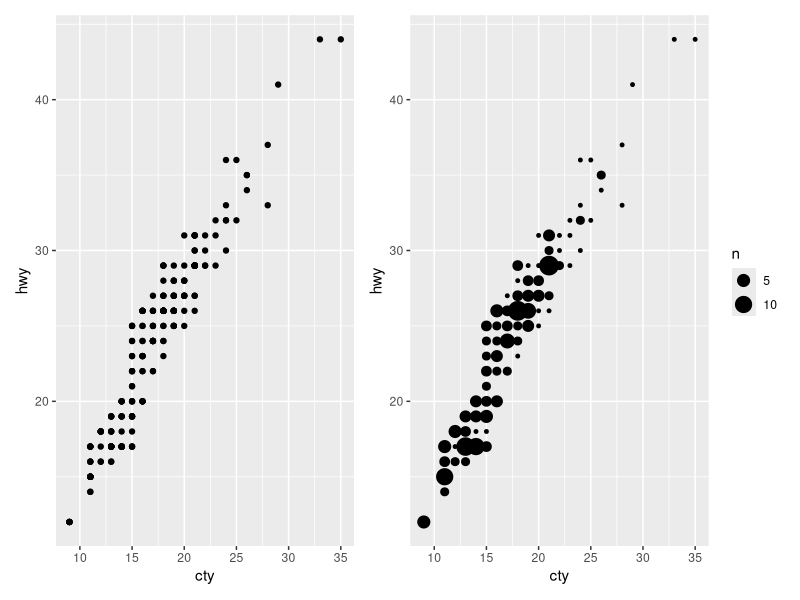
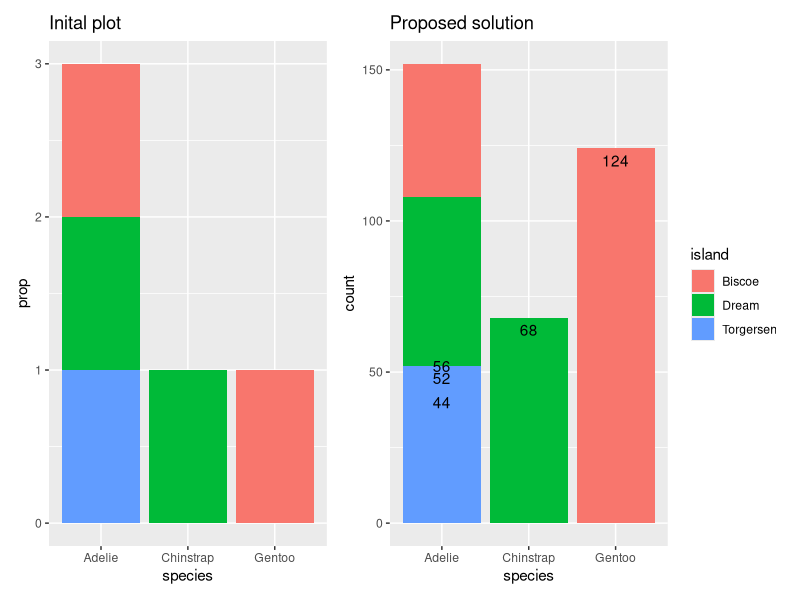
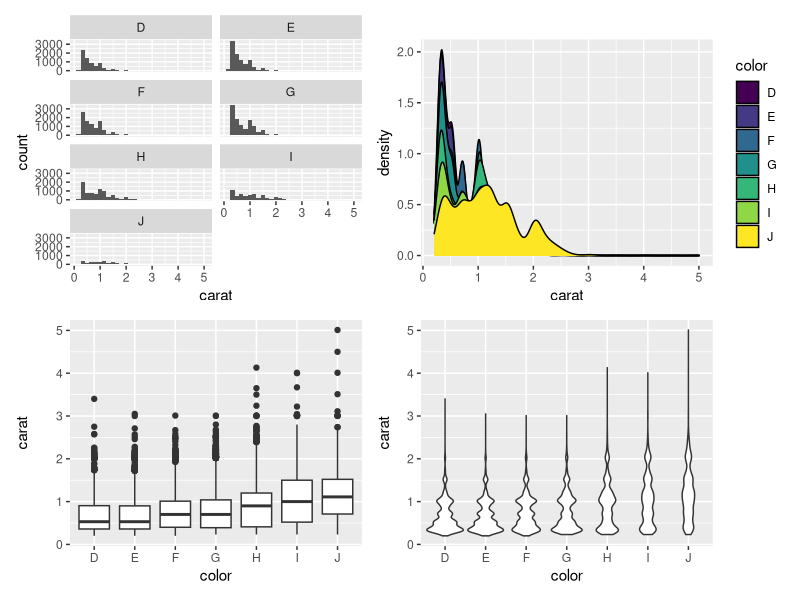

Write the R code that produced these figures, in order.
## ---- chunk 1
# Libraries needed
library(tidyverse)
library(patchwork)
library(palmerpenguins)

# global datasets and variables needed
mpg <- ggplot2::mpg
penguins <- palmerpenguins::penguins
## ---- chunk 2
# create both plots
plot1 <- ggplot(data = mpg, aes(x = cty, y = hwy)) + geom_point()
plot2 <- ggplot(data = mpg, aes(x = cty, y = hwy)) + geom_count()

# combine them with the `patchwork` library
plot1 + plot2
## ---- chunk 3
# inital plot
p1 <- ggplot(data = penguins, aes(fill = island, x = species)) + geom_bar(aes(y = after_stat(prop)), show.legend = FALSE) + ggtitle('Inital plot')

# proposed solution
p2 <- ggplot(penguins, aes(species, fill = island)) +
  geom_bar() +
  geom_text(aes(label = after_stat(count), y = after_stat(count)), stat = "count", vjust = 1.5) + ggtitle('Proposed solution')

p1 + p2
## ---- chunk 4
# Facet the histogram on weight
p1 <- ggplot(diamonds, aes(x = carat)) + geom_histogram(bins = 30) + facet_wrap(~ color, ncol = 2)

# Superpose the density plots
p2 <- ggplot(diamonds, aes(x = carat, fill = color)) + geom_density()

# Display boxplots
p3 <- ggplot(diamonds, aes(x = color, y = carat)) + geom_boxplot()

# Use violin plots
p4 <- ggplot(diamonds, aes(x = color, y = carat)) + geom_violin()

p1 + p2 + p3 + p4
